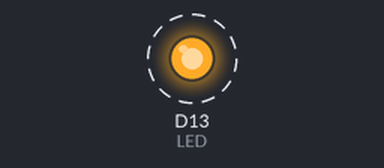
Recording of a program running on a simulated STM32 Nucleo. On the bench: output pins drawn as LEDs (lit = HIGH). Dashed ring = blinking. What the program prints to the serial monitor is not drawn.

Above: at 0.5 s.
Timing chart, 0 to 4.6 s (numbered marks = the images above):
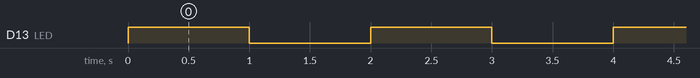

The program:

main.cpp
```cpp
#include <Arduino.h>
#define LED LED_BUILTIN

extern void setup_trace();

void setup() {
    Serial.begin(115200);
    pinMode(LED, OUTPUT);
    setup_trace();
    Serial.println("Trace enabled! Clock speed is " + String(SystemCoreClock));
}

void loop() {
    digitalWrite(LED, HIGH);
    delay(1000);
    digitalWrite(LED, LOW);
    delay(1000);
}
```

Measured:
- by itself, D13 (LED): alternates HIGH for 1.0 s and LOW for 1.0 s
